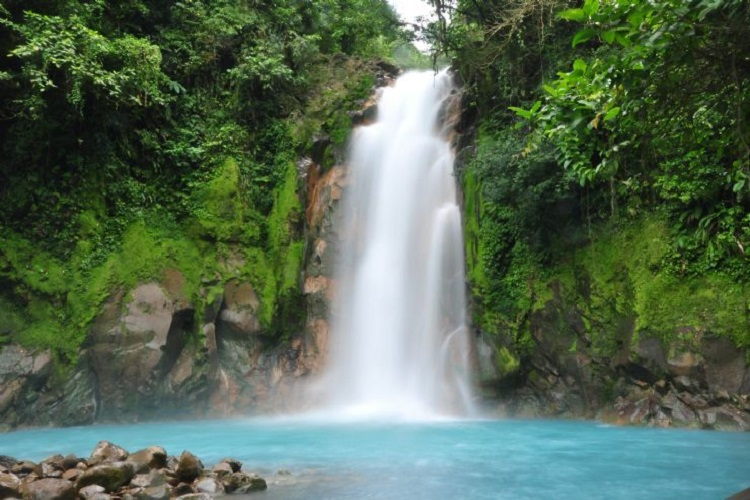
//> input picture LiteBrite/waterfall_v01.jpg, 750 x 500 px
$ ./Source_basicMosaicFromImage   (built with g++ and OpenCV 4)
//> lines starting //> are read from the running program, lines starting //| are printed output that depends on the picture
#include <opencv2/core.hpp>
#include <opencv2/core/core.hpp>
#include <opencv2/imgproc.hpp>
#include <iostream>
#include "opencv2/imgcodecs.hpp"

using namespace cv;
using namespace std;


Mat getAverageColor(Mat& imageOriginal, int horizonal, int vertical, int width, int height)
{

	// Setup a rectangle to define your region of interest
	Rect myROI(horizonal, vertical, width, height);

	// Note that this doesn't copy the data
	Mat cropSpace = imageOriginal(myROI);

	// computes mean over roi
	Scalar avgPixelIntensity = cv::mean(cropSpace);

	// set RGB to avgPixelIntensity
	cropSpace.setTo(cv::Scalar(avgPixelIntensity.val[0], avgPixelIntensity.val[1], avgPixelIntensity.val[2]));

	return imageOriginal;
}

int main(int argc, char* argv[])
{
	char* imageName("waterfall_v01.jpg"); // by default
	if (argc > 1)
	{
		imageName = argv[1];
	}

	Mat imageOriginal;
	imageOriginal = imread(imageName, 1);
//> imageOriginal is the input picture: 500 rows x 750 cols, CV_8UC3; mean B, G, R 83.6, 105.6, 86.1

	// get image size
	int image_width = imageOriginal.cols;
//> image_width = 750
	int image_height = imageOriginal.rows;
//> image_height = 500

	// size of each lightbulb
	int adjustableSize = 20; // eventually let user determine size
	int lightbulbSize = image_width / adjustableSize;
//> lightbulbSize = 37

	// crop off any remainting height
	int width_remainderPixels = image_width % lightbulbSize;
//> width_remainderPixels = 10
	int height_remainderPixels = image_height % lightbulbSize;
//> height_remainderPixels = 19
	Rect cropROI(0, 0, image_width - width_remainderPixels, image_height - height_remainderPixels);
//> cropROI = Rect(0, 0, 740, 481)
	Mat croppedOriginal = imageOriginal(cropROI);
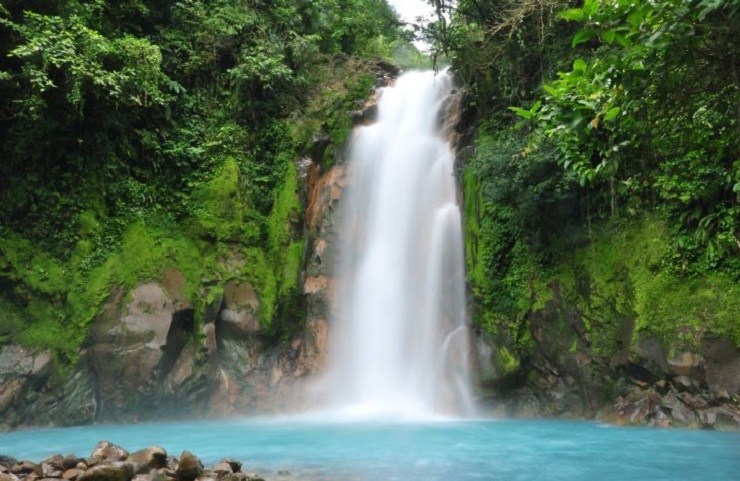
//> croppedOriginal: 481 rows x 740 cols, CV_8UC3; mean B, G, R 81.7, 104.7, 85.6

	// loop through image, changing lightbulb ROI's to their average color
	for (int row = 0; row < image_height - lightbulbSize; row += lightbulbSize){
		for (int col = 0; col < image_width - lightbulbSize; col += lightbulbSize){
			cout << "row is " << row << "\n";
			cout << "col is " << col << "\n";
			getAverageColor(croppedOriginal, col, row, lightbulbSize, lightbulbSize);
		}
	}
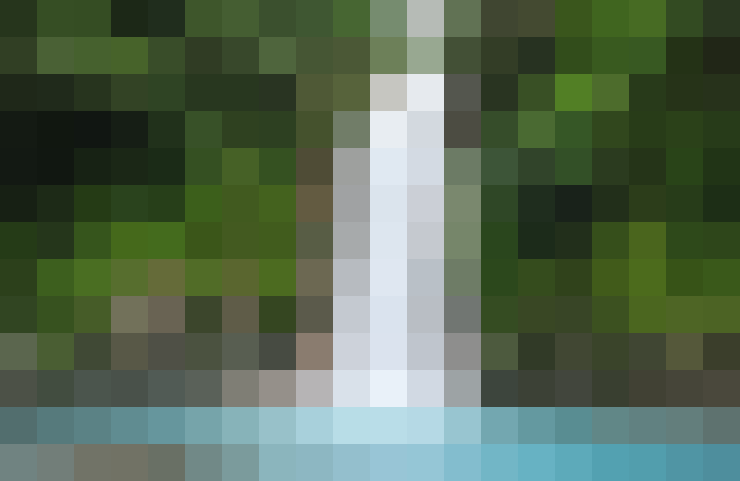
//> croppedOriginal: 481 rows x 740 cols, CV_8UC3; mean B, G, R 81.7, 104.7, 85.6
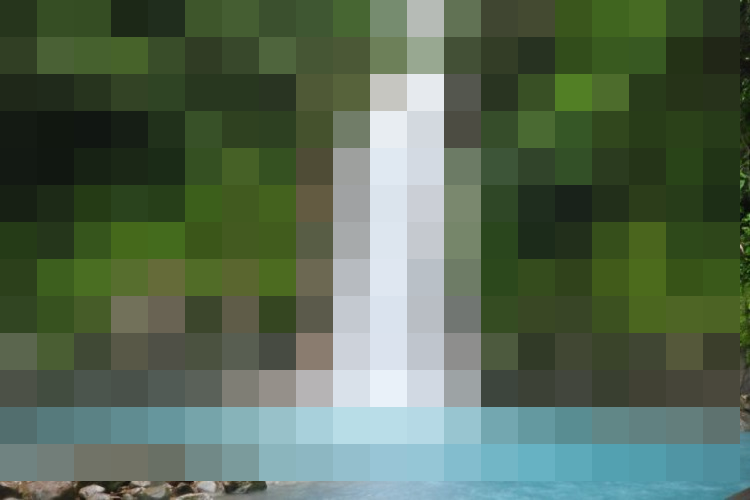
//> imageOriginal: 500 rows x 750 cols, CV_8UC3; mean B, G, R 83.6, 105.6, 86.1

	namedWindow("original", CV_WINDOW_AUTOSIZE);
	imshow("original", croppedOriginal);

	cvWaitKey(0);

	return 0;
}
